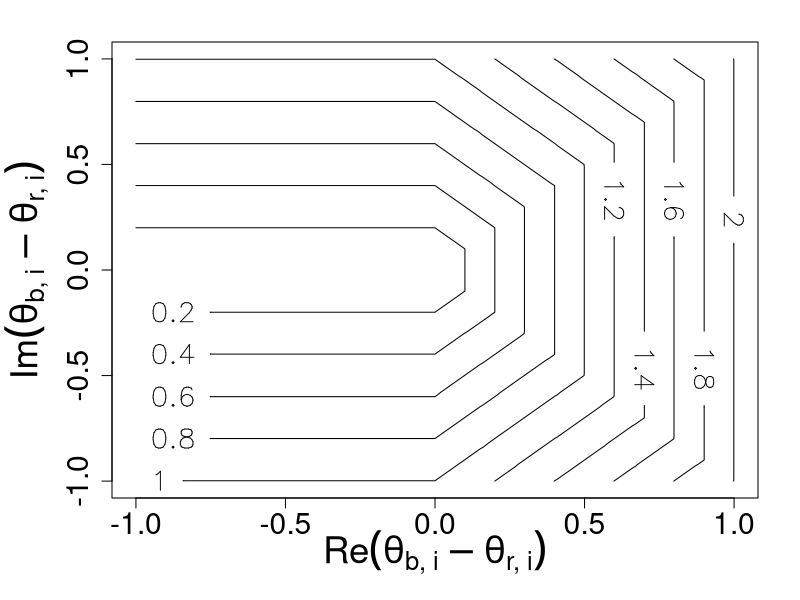
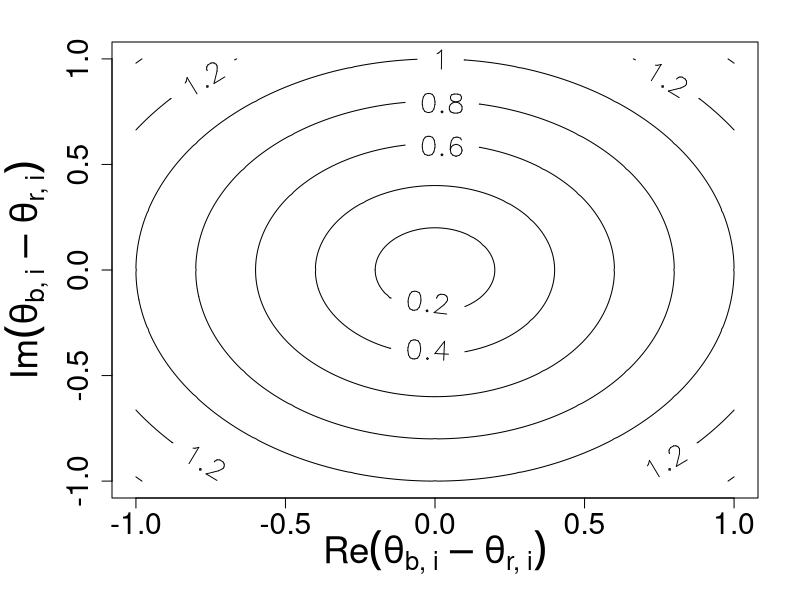

Source code (R) for these figures, in order:
x = seq(-1,1,0.01)
fs = 1.8
fsc = 1.8


#complEx simple box, on differences
pdf("complex_simple_box.pdf",width=7,height=7)
op <- par(mar = c(5,5.5,2,2) +0.1)
contour(x,x,outer(x,x, function(x,y) pmax(0,x) + pmax(x,abs(y))),nlevels=10,cex.lab=fs+0.4, cex.axis=fs, cex.main=fs, cex.sub=fs, labcex=fsc, xlab=expression(Re(theta['b, i']- theta['r, i'])), ylab=expression(Im(theta['b, i'] - theta['r, i'])))
dev.off()


#complex simple sphere
pdf("complex_simple_sphere.pdf",width=7,height=7)
op <- par(mar = c(5,5.5,2,2) +0.1)
contour(x,x,outer(x,x, function(x,y) sqrt(x*x + y*y)),nlevels=10,cex.lab=fs+0.4, cex.axis=fs, cex.main=fs, cex.sub=fs, labcex=fsc, xlab=expression(Re(theta['b, i'] - theta['r, i'])), ylab=expression(Im(theta['b, i'] - theta['r, i'])))
dev.off()

